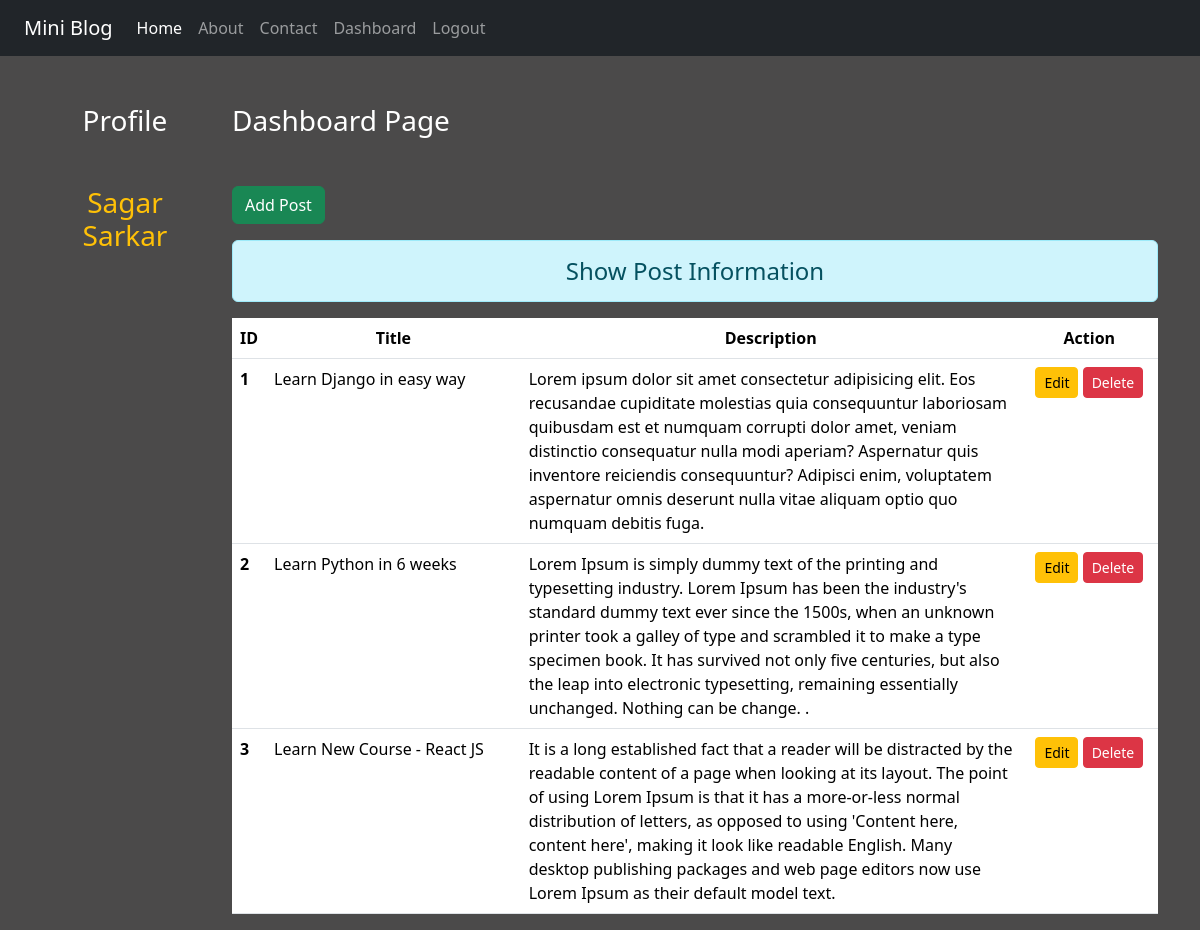
The page /dashboard/ (signed in) on the database its author committed.
### blog/models.py (models this page shows)
class Post(models.Model):
    title = models.CharField(max_length=150)
    desc = models.TextField()

### blog/views.py (the view)
# urls.py: path('dashboard/', views.dashboard, name='Dashboardpage' ),
def dashboard(request):
    if request.user.is_authenticated:
        posts = Post.objects.all()
        user = request.user
        full_name = user.get_full_name()
        gps = user.groups.all()
        return render(request, 'blog/dashboard.html', {'posts' : posts, 'full_name' : full_name, 'groups' : gps})
    else:
        return HttpResponseRedirect('/login/')

### blog/templates/blog/dashboard.html (shortened to what this page needs)
{% extends "blog/base.html" %}
{% load static %}
{% block side %}
      <div class="col-sm-2 text-center text-white my-5">
         <h3 class="text-center mb-5">Profile</h3>
         <h3><span class="text-warning">{{full_name}}</span></h3>
      </div>
{% endblock side %}
{% block content %}
<div class="col-sm-10">
   <h3 class="text-white my-5">Dashboard Page</h3>
   <a href="{% url 'Addpost' %}" class="btn btn-success">Add Post</a>
   <h4 class="text-center alert alert-info mt-3">Show Post Information</h4>
   {% if posts %}
   <table class="table table-hover bg-white">
      <thead>
         <tr class="text-center">
            <th scope="col" style="width:2%">ID</th>
            <th scope="col" style="width:28%">Title</th>
            <th scope="col" style="width:55%">Description</th>
            <th scope="col" style="width:15%">Action</th>
         </tr>
      </thead>
      <tbody>
         {% for post in posts %}
         <tr>
            <th scope="row">{{post.id}}</th>
            <td>{{post.title}}</td>
            <td>{{post.desc}}</td>
            <td class="text-center">
               <a href="{% url 'Editpost' post.id %}" class="btn btn-warning btn-sm">Edit</a>
               {% if perms.blog.delete_post %}
               <form action="{% url 'Deletepost' post.id %}" method="POST" class="d-inline">
                  <input class="btn btn-danger btn-sm" type="submit" value="Delete">
               </form>
               {% endif %}
            </td>
         </tr>
         {% endfor %}
      </tbody>
   </table>
   {% else %}
   <h4 class="text-center alert alert-warning">No Records Found</h4>
   {% endif %}
</div>
{% endblock content %}

### blog/templates/blog/base.html (shortened to what this page needs)
<!DOCTYPE html>
{% load static %}
<html lang="en">
<head>
    <link href="https://cdn.jsdelivr.net/npm/bootstrap@5.3.2/dist/css/bootstrap.min.css" rel="stylesheet">
    <link rel="stylesheet" href="{% static 'css/style.css' %}">
</head>
<body>
    <div class="container-fluid bg-dark">
        {% include 'blog/navbar.html' %}
    </div>
    <div class="container">
        <div class="row">
            {% block side %}
            {% endblock side %}
            {% block content %}
            {% endblock content %}
        </div>
    </div>
</body>
</html>

### blog/templates/blog/navbar.html (shortened to what this page needs)
<nav class="navbar navbar-expand-lg navbar-dark bg-dark">
    <div class="container-fluid">
      <a class="navbar-brand" href="#">Mini Blog</a>
      <div class="collapse navbar-collapse" id="navbarNav">
        <ul class="navbar-nav">
          <li class="nav-item">
            <a class="nav-link active" aria-current="page" href="{% url "Homepage" %}">Home</a>
          </li>
          <li class="nav-item">
            <a class="nav-link" href="{% url "Aboutpage" %}">About</a>
          </li>
          <li class="nav-item">
            <a class="nav-link" href="{% url "Contactpage" %}">Contact</a>
          </li>
          {% if request.user.is_authenticated %}
          <li class="nav-item">
            <a class="nav-link" href="{% url "Dashboardpage" %}">Dashboard</a>
          </li>
          <li class="nav-item">
            <a class="nav-link" href="{% url "Logoutpage" %}">Logout</a>
          </li>
          {% endif %}
        </ul>
      </div>
    </div>
  </nav>

### blog/static/css/style.css (style rules this page uses)
body { background-color: rgb(75, 74, 74); color: antiquewhite; }

### rows shown on the page
Post: id "1", title "Learn Django in easy way", desc "Lorem ipsum dolor sit amet consectetur adipisicing elit. Eos recusandae cupiditate molestias quia consequuntur laboriosam quibusdam est et numquam corrupti dolor amet, veniam distinctio consequatur nulla modi aperiam? Aspernatur quis inventore reiciendis consequuntur? Adipisci enim, voluptatem aspernatur omnis deserunt nulla vitae aliquam optio quo numquam debitis fuga."
Post: id "2", title "Learn Python in 6 weeks", desc "Lorem Ipsum is simply dummy text of the printing and typesetting industry. Lorem Ipsum has been the industry's standard dummy text ever since the 1500s, when an unknown printer took a galley of type and scrambled it to make a type specimen book. It has survived not only five centuries, but also the leap into electronic typesetting, remaining essentially unchanged. Nothing can be change. ."
Post: id "3", title "Learn New Course - React JS", desc "It is a long established fact that a reader will be distracted by the readable content of a page when looking at its layout. The point of using Lorem Ipsum is that it has a more-or-less normal distribution of letters, as opposed to using 'Content here, content here', making it look like readable English. Many desktop publishing packages and web page editors now use Lorem Ipsum as their default model text."

### other values the page prints
{{ full_name }} "Sagar Sarkar"
